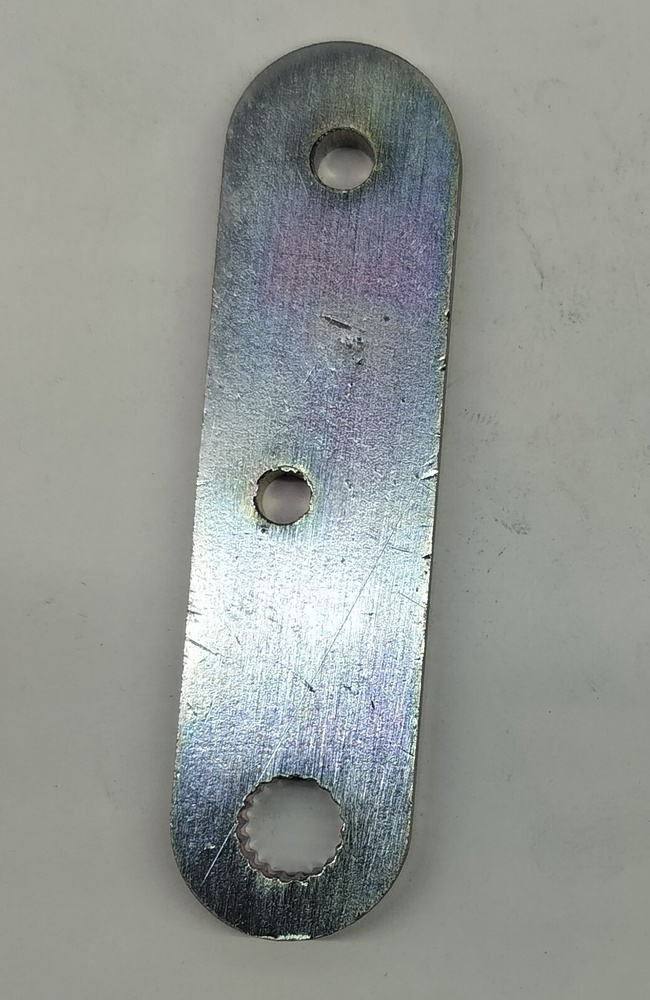
#> input picture grounding/references/global/line_mark/IMG20260824163734.jpg, 650 x 1000 px, shrunk from 1036 x 1593 before the run
$ python make_exemplar_crop.py --image ../grounding/references/global/line_mark/IMG20260824163734.jpg --bbox 1.0 1.0 1.0 1.0
#> lines starting #> are read from the running program, lines starting #| are printed output that depends on the picture
"""Generate a tight localization CROP (and optional caption sidecar) for a defect exemplar.

Policy: every defect exemplar = the FULL part image + a tight CROP of the defect, so the
vision API is shown both the context and exactly WHERE the defect is. This writes
`<stem>_crop.png` next to the exemplar (the assembler/inspect pair it with the full image),
and optionally a `<stem>.txt` one-line locator caption.

The crop bbox is authored BY LOOKING at the defect (normalized 0..1, display orientation) -
never guessed. Usage:

  python -m tools.make_exemplar_crop --image grounding/references/global/white_mark/IMG..png \
         --bbox 0.34 0.14 0.30 0.24 --pad 0.12 \
         --caption "white_mark = dull low-luster patch above the middle hole; grain still visible, not glare"
"""
from __future__ import annotations

import argparse
import os

from PIL import Image, ImageOps


def make_crop(image_path: str, bbox, pad: float = 0.12, out_path: str | None = None) -> str:
#> called with pad = 0.12
    img = ImageOps.exif_transpose(Image.open(image_path)).convert("RGB")
#> img is the input picture: PIL image 650x1000 RGB; mean R, G, B 147, 151, 147.4
    W, H = img.size
#> W = 650; H = 1000
    x, y, w, h = bbox
    px, py = pad * w, pad * h
    x0 = max(0, int(round((x - px) * W)))
#> x0 = 572
    y0 = max(0, int(round((y - py) * H)))
#> y0 = 880
    x1 = min(W, int(round((x + w + px) * W)))
#> x1 = 650
    y1 = min(H, int(round((y + h + py) * H)))
#> y1 = 1000
    if x1 <= x0 or y1 <= y0:
        raise ValueError(f"empty crop for bbox {bbox} on {W}x{H} image")
    stem, _ = os.path.splitext(image_path)
    out_path = out_path or f"{stem}_crop.png"
    img.crop((x0, y0, x1, y1)).save(out_path)
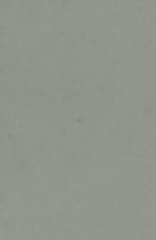
#> saved as IMG20260824163734_crop.png: PIL image 78x120 RGB (shown 2 times larger); mean R, G, B 145.8, 148.8, 140.6
    return out_path


def _write_caption(image_path: str, caption: str) -> str:
    stem, _ = os.path.splitext(image_path)
    side = f"{stem}.txt"
    with open(side, "w", encoding="utf-8") as fh:
        fh.write(caption.strip() + "\n")
    return side


def main() -> None:
    ap = argparse.ArgumentParser(description="Make a tight localization crop for a defect exemplar.")
    ap.add_argument("--image", required=True, help="path to the full exemplar image")
    ap.add_argument("--bbox", required=True, nargs=4, type=float, metavar=("X", "Y", "W", "H"),
                    help="normalized 0..1 defect box (display orientation)")
    ap.add_argument("--pad", type=float, default=0.12, help="fractional context padding around the box")
    ap.add_argument("--caption", default=None, help="one-line locator caption -> <stem>.txt sidecar")
    ap.add_argument("--out", default=None, help="explicit crop output path (default <stem>_crop.png)")
    args = ap.parse_args()

    crop = make_crop(args.image, args.bbox, args.pad, args.out)
    print(f"crop -> {crop}")
    if args.caption:
        print(f"caption -> {_write_caption(args.image, args.caption)}")


if __name__ == "__main__":
    main()
